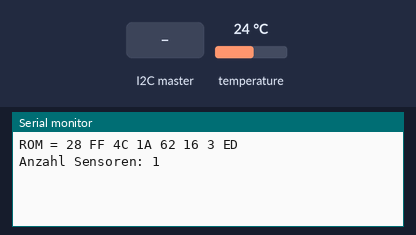
A sketch run on a simulated Arduino Uno, built with avr-gcc and run on an emulated ATmega328P. Parts: the last lines printed to the serial monitor. Inputs (shaded band) come from the test bench; at power-on: temperature 24 °C.

Above: at 1.2 s.
1.3 s: the I2C master sends the byte 1
At 2.5 s:
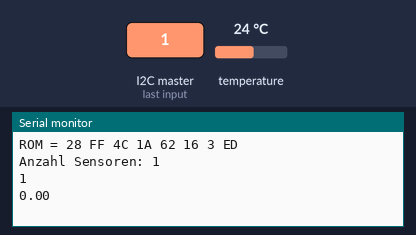
2.8 s: the I2C master sends the byte 0
At 3.7 s:
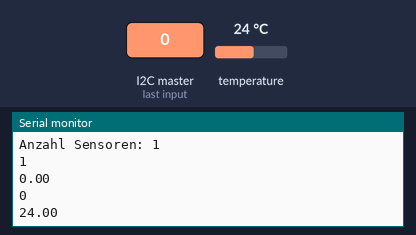
Timing chart, 0 to 5.8 s (numbered marks = the images above; inputs shaded):
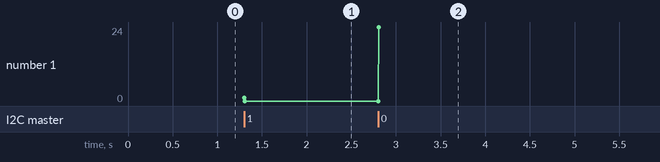

Measured:
- after the input at 1.3 s, the serial monitor: prints a new line at once (image 1)
- after the input at 2.8 s, the serial monitor: prints a new line at once (image 2)
- plotted number 1: 0 → 24 after the input at 2.8 s

The sketch:

temp_berwachung.ino
```cpp
#include <OneWire.h>
#include <avr/wdt.h>
#include <Wire.h>
#define LED            13


OneWire  ds(10);  // on pin 10 (a 4.7K resistor is necessary)

byte test_addr[50][8]; //adressarray
int sens_anzahl=0;     //geamtanzahl sensoren... wird im setup bestimmt
bool initialread = false;


int readnr=0; //sensor der gelesen werden soll
int init_index=0;
byte data[50][12];    //sensoradressarray
float temp[50];       //array mit den gespeicherten temperaturen
byte i;
byte arr[4];


void setup(void) {
  wdt_enable(WDTO_1S);
  Serial.begin(115200);
  //i2c init-------------
  Wire.begin(13);

  Wire.onReceive(receiveEvent);
  Wire.onRequest(requestEvent);
  //---------------------

  //sensoradressen suchen
  while(ds.search(test_addr[sens_anzahl])){

   Serial.print("ROM =");

   for( i = 0; i < 8; i++) {
   Serial.write(' ');
   Serial.print(test_addr[sens_anzahl][i], HEX);
   }
   sens_anzahl++;
   Serial.println();

   }
   Serial.print("Anzahl Sensoren: ");
   Serial.println(sens_anzahl);

}

void loop(void) {
delay(20);
  // sensor++;
  //if(sensor>=sens_anzahl) {sensor=0;}
  wdt_reset();
}


void receiveEvent(int many){
  //  emfang legt fest welcher arrayeintrag gelesen werden soll und löst auslesen des sensors aus
  readnr = Wire.read();
  Serial.println(readnr);
  if(128 == readnr){
    initialread=true;
    init_index=0;
    intToByte(arr,sens_anzahl);
    Serial.println("init_read gestartet");
  }else{

readsensor(readnr);

floatToByte(arr, temp[readnr]);

Serial.println(temp[readnr]);
  }


}

void requestEvent(){  //-----------------------------sendet vorher festgelegten wert
  //überträgt die ausgelesenen byte vom sensor
  // Wire.write(data[readnr],9);
  if(initialread){
    if(init_index==0){
    Wire.write(arr,2);
    init_index=1;}
    else{
      Wire.write(test_addr[init_index-1],8);
      //for(int y=0;y<8;y++){Serial.print(test_addr[init_index-1][y],HEX);Serial.print(" ");}
      //Serial.println();
      init_index++;
      if(init_index==sens_anzahl+1){initialread=false; init_index=0;}
    }

  }else{
  //als zerlegtes float übertragen
  Wire.write(arr,4);
  }


}
//-----------------------------------------------------------------------------------

void floatToByte(byte* arr, float value)
{
  long l = *(long*) &value;

  arr[0] = l & 0x00FF;
  arr[1] = (l >> 8) & 0x00FF;
  arr[2] = (l >> 16) & 0x00FF;
  arr[3] = l >> 24;
}

void intToByte(byte* arr, int value)
{
  int l = *(int*) &value;

  arr[0] = l & 0xFF;
  arr[1] = (l&0xFF00)>>8;

}
//------------------------------------------------------------------------------------

void readsensor(int sensor){

  byte present = 0;
  byte type_s;
  float celsius ;

  // liest über 1wire den wert des sensors----------------
  ds.reset();
  ds.select(test_addr[sensor]);
  ds.write(0x44, 1);        // start conversion, with parasite power on at the end

  //delay(75);     // maybe 750ms is enough, maybe not
  // we might do a ds.depower() here, but the reset will take care of it.

  present = ds.reset();
  ds.select(test_addr[sensor]);
  ds.write(0xBE);         // Read Scratchpad


  // -----sensoren in array einlesen
  for ( i = 0; i < 9; i++) {           // we need 9 bytes
    data[sensor][i] = ds.read();
  }

  //aus sensoadresse sensortyp und ergebnisart bestimmen  ---------------------
  int16_t raw = (data[sensor][1] << 8) | data[sensor][0];

  // the first ROM byte indicates which chip
  switch (test_addr[sensor][0]) {
  case 0x10:
    // Serial.println("  Chip = DS18S20");  // or old DS1820
    type_s = 1;
    break;
  case 0x28:
    //Serial.println("  Chip = DS18B20");
    type_s = 0;
    break;
  case 0x22:
    // Serial.println("  Chip = DS1822");
    type_s = 0;
    break;
  default:
    //Serial.println("Device is not a DS18x20 family device.");
    return;
  }

  //ausgelesene byts in lesbaren floatwert convertieren-------------------

  if (type_s) {
    raw = raw << 3; // 9 bit resolution default
    if (data[sensor][7] == 0x10) {
      // "count remain" gives full 12 bit resolution
      raw = (raw & 0xFFF0) + 12 - data[sensor][6];
    }
  }
  else {
    byte cfg = (data[sensor][4] & 0x60);
    // at lower res, the low bits are undefined, so let's zero them
    if (cfg == 0x00) raw = raw & ~7;  // 9 bit resolution, 93.75 ms
    else if (cfg == 0x20) raw = raw & ~3; // 10 bit res, 187.5 ms
    else if (cfg == 0x40) raw = raw & ~1; // 11 bit res, 375 ms
    //// default is 12 bit resolution, 750 ms conversion time
  }
  temp[sensor]=(float)raw / 16.0;
}
```
